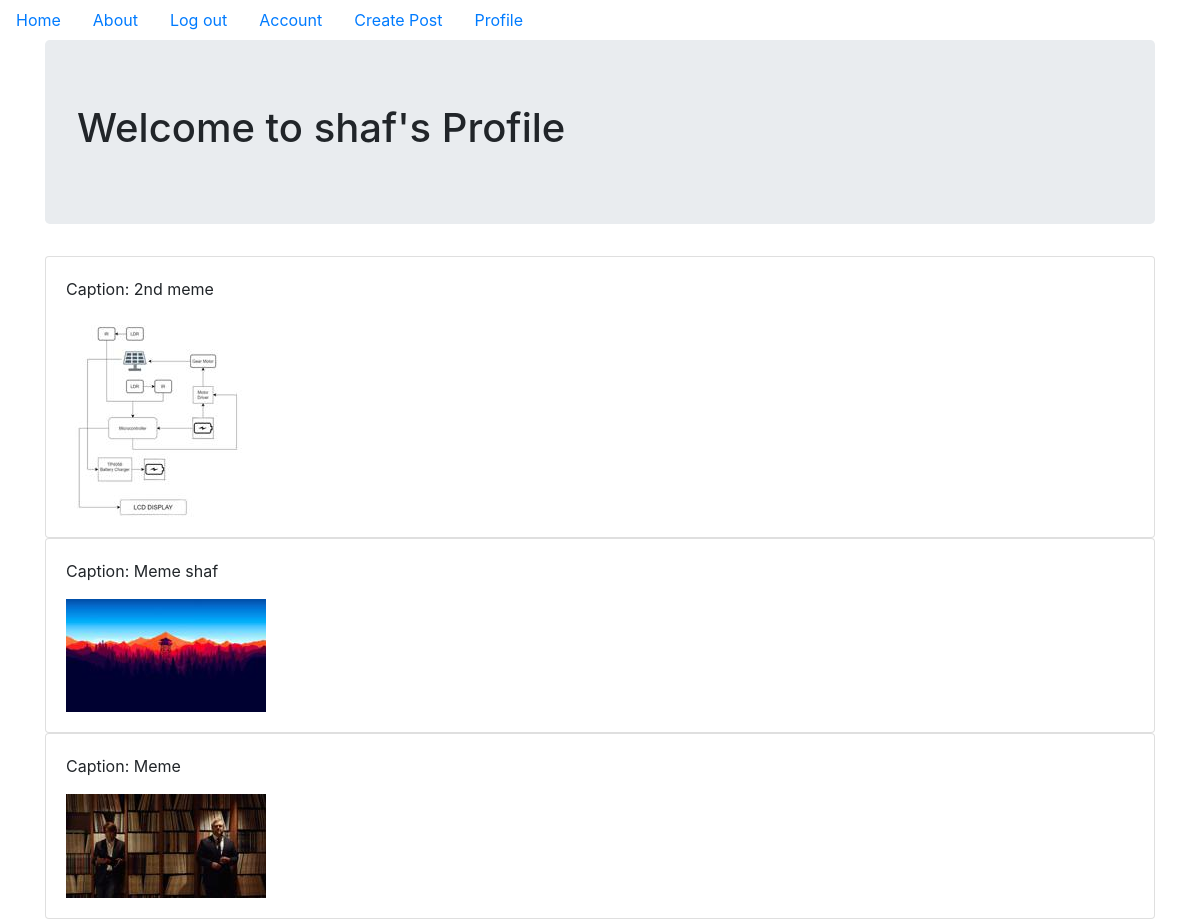
The page /profile/shaf (signed in) on the database its author committed.
### mainproject/models.py (models this page shows, shortened)
class User(db.Model,UserMixin):
    __tablename__ = "users"
    id = db.Column(db.Integer,primary_key= True)
    profile_image = db.Column(db.String(20),nullable=False,default='default_profile.png')
    email = db.Column(db.String(64),unique = True, index = True)
    username = db.Column(db.String(64),unique = True, index = True)
    password_hash = db.Column(db.String(128))
    memes = db.relationship('Meme',backref='author',lazy = True) # now the Meme table have a column named author which is invisible

class Meme(db.Model):
    users = db.relationship(User)
    id = db.Column(db.Integer,primary_key= True)
    user_id = db.Column(db.Integer, db.ForeignKey('users.id'),nullable = False)
    date = db.Column(db.DateTime,nullable=False, default = datetime.utcnow)
    meme_caption = db.Column(db.Text,nullable = False)
    meme_image = db.Column(db.String(128),nullable=False)

### mainproject/users/views.py (the view)
@users.route('/profile/<username>')
def profile(username):
    user = User.query.filter_by(username = username).first_or_404()
    memes_user = Meme.query.filter_by(author = user).order_by(Meme.date.desc()).all()
    return render_template('profile.html',memes_user= memes_user, user = user)

### mainproject/models.py (called while the page is built)
@login_manager.user_loader
def load_user(user_id):
    return User.query.get(user_id)

### mainproject/templates/profile.html
{% extends "base.html" %} {% block content %}
<div class="jumbotron">
    <h1>Welcome to {{user.username}}'s Profile</h1>
</div>
{% for meme in memes_user %}
<div class="card">
    <div class="card-body">
        <p>Caption: {{meme.meme_caption}}</p>
        <img src="{{url_for('static',filename= 'memes/'+meme.meme_image)}}" alt="">
    </div>
</div>
{% endfor %} {% endblock %}

### rows shown on the page
User: username "shaf"
Meme: meme_caption "2nd meme", meme_image (picture)
Meme: meme_caption "Meme shaf", meme_image (picture)
Meme: meme_caption "Meme", meme_image (picture)
